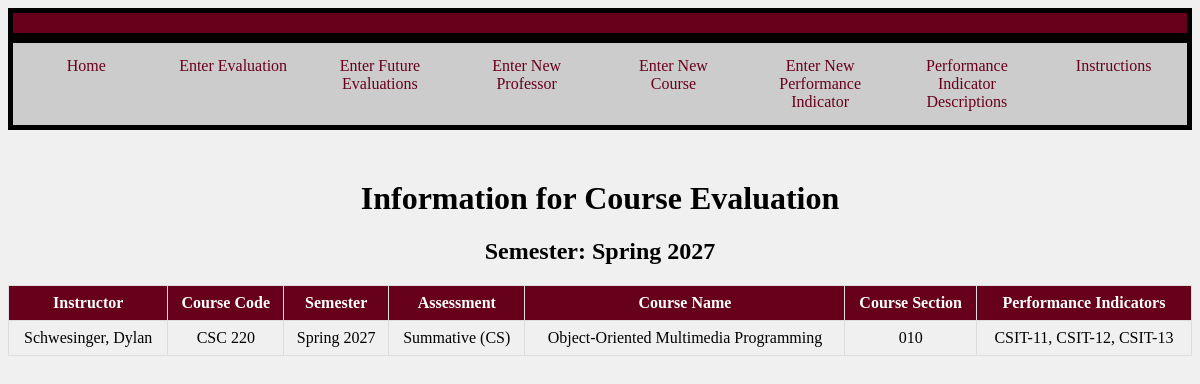
Page /fullSemester.php?semester=Spring 2027 on the committed database.
### tables this page shows
CREATE TABLE "EVAL" (
	"ID"	INTEGER,
	"Instructor"	TEXT,
	"CourseCode"	TEXT,
	"Semester"	TEXT,
	"Assessment"	TEXT,
	"CourseName"	TEXT,
	"CourseSection"	TEXT,
	"PerformanceIndicator"	TEXT,
	PRIMARY KEY("ID" AUTOINCREMENT)
);

### fullSemester.php (the view, shortened to what this page needs)
<?php
try {
    $db = new PDO('sqlite:CSC355.db');
}
catch (Exception $exc){
    echo 'Exception: Cannot connect to the database: ', $exc->getMessage(), "\n";
}
if((isset($_GET['semester']) && isset( $_GET['code']) && isset($_GET['sec']))){
    $semester = $_GET['semester'];
    $code = $_GET['code'];
    $sec = $_GET['sec'];
    $stmt = $db->prepare("SELECT * FROM EVAL WHERE SEMESTER = :semester AND CourseCode = :code AND CourseSection = :sec");
    $stmt->bindParam(':semester', $semester);
    $stmt->bindParam(':code', $code);
    $stmt->bindParam(':sec', $sec);
    $stmt->execute();
    $perfObjective = [];
    while ($row = $stmt->fetch(PDO::FETCH_ASSOC)) {
        $perfObjective[] = $row['PerformanceIndicator'];
    }
    $separateValues = [];
    foreach ($perfObjective as $string){
        $values = explode(',', $string);
        foreach ($values as $value){
            $separateValues[] = $value;
        }
    }
    $stmt2 = $db->prepare("SELECT * FROM EVAL WHERE SEMESTER = :semester AND CourseCode = :code AND CourseSection = :sec");
    $stmt2->bindParam(':semester', $semester);
    $stmt2->bindParam(':code', $code);
    $stmt2->bindParam(':sec', $sec);
    $stmt2->execute();
    echo "<div class='header'></div>
    <div class='navigation'>
        <ul>
            <li><a href='https://unixweb.kutztown.edu/~dclea255/CourseEvaluator/home.php'>Home</a></li>
            <li><a href='https://unixweb.kutztown.edu/~dclea255/CourseEvaluator/Prototype1.php'>Enter Evaluation</a></li>
            <li><a href='#'>Enter Future Evaluations</a></li>
            <li><a href='https://unixweb.kutztown.edu/~dclea255/CourseEvaluator/enterProf.php'>Enter New Professor</a></li>
            <li><a href='#'>Enter New Course</a></li>
            <li><a href='#'>Enter New Performance Indicator</a></li>
            <li><a href='#'>Performance Indicator Descriptions</a></li>
            <li><a href='https://unixweb.kutztown.edu/~irove/instructions.php'>Instructions</a></li>
        </ul>
    </div>";
    echo "<h1 style = 'text-align: center;'>Information for Course Evaluation</h1>";
    echo "<h2 style = 'text-align: center;'>Semester: $semester</h2>";
    echo "<h2 style = 'text-align: center;'>Course Code: $code</h2>";
    echo "<div class='table1'>";
    echo "<table border='1'>
            <tr>
                <th>Instructor</th>
                <th>Course Code</th>
                <th>Semester</th>
                <th>Assessment</th>
                <th>Course Name</th>
                <th>Course Section</th>
            </tr>";
    while ($row = $stmt2->fetch(PDO::FETCH_ASSOC)) {
        echo "<tr>";
            echo "<td>" . $row['Instructor'] . "</td>";
            echo "<td>" . $row['CourseCode'] . "</td>";
            echo "<td>" . $row['Semester'] . "</td>";
            echo "<td>" . $row['Assessment'] . "</td>";
            echo "<td>" . $row['CourseName'] . "</td>";
            echo "<td>" . $row['CourseSection'] . "</td>";
            echo "</tr>";
    }
echo "</table>";
echo "</div>";
$stmt3 = $db->prepare("SELECT StudentNumbers, Major, EvaluationScore FROM StudentTable WHERE ID = (SELECT ID FROM EVAL WHERE SEMESTER = :semester AND CourseCode = :code AND CourseSection = :sec)");
$stmt3->bindParam(':semester', $semester);
$stmt3->bindParam(':code', $code);
$stmt3->bindParam(':sec', $sec);
$stmt3->execute();
$studentEvaluations = [];
while ($row = $stmt3->fetch(PDO::FETCH_ASSOC)) {
    $studentNumber = $row['StudentNumbers'];
    $major = $row['Major'];
    $evaluationScores = explode(',', $row['EvaluationScore']);
    $combinedScores = array_combine($separateValues, $evaluationScores);
    $studentEvaluations[] = [
        'studentNumber' => $studentNumber,
        'major' => $major,
        'scores' => $combinedScores
    ];
}
echo "<div>";
echo "<table border='1'>
        <tr>
            <th>Student Number</th>
            <th>Major</th>";
            foreach ($separateValues as $header){
                echo "<th>$header</th>";
            }
        echo "</tr>";
foreach ($studentEvaluations as $student) {
    echo "<tr>";
        echo "<td>" . $student['studentNumber'] . "</td>";
        echo "<td>" . $student['major'] . "</td>";
        foreach ($separateValues as $indicator) {
            echo "<td>" . $student['scores'][$indicator] . "</td>";
        }
        echo "</tr>";
}
echo "</table>";
echo "</div>";
}
elseif (isset($_GET['semester'])) {
    $semester = $_GET['semester'];
    $stmt = $db->prepare("SELECT * FROM EVAL WHERE SEMESTER = :semester");
    $stmt->bindParam(':semester', $semester);
    $stmt->execute();
    echo "<div class='header'></div>
    <div class='navigation'>
        <ul>
            <li><a href='https://unixweb.kutztown.edu/~dclea255/CourseEvaluator/home.php'>Home</a></li>
            <li><a href='https://unixweb.kutztown.edu/~dclea255/CourseEvaluator/Prototype1.php'>Enter Evaluation</a></li>
            <li><a href='#'>Enter Future Evaluations</a></li>
            <li><a href='https://unixweb.kutztown.edu/~dclea255/CourseEvaluator/enterProf.php'>Enter New Professor</a></li>
            <li><a href='https://unixweb.kutztown.edu/~dclea255/CourseEvaluator/enterCourse.php'>Enter New Course</a></li>
            <li><a href='https://unixweb.kutztown.edu/~dclea255/CourseEvaluator/enterIndicator.php'>Enter New Performance Indicator</a></li>
            <li><a href='#'>Performance Indicator Descriptions</a></li>
            <li><a href='https://unixweb.kutztown.edu/~irove/instructions.php'>Instructions</a></li>
        </ul>
    </div>";
    echo "<h1 style = 'text-align: center;'>Information for Course Evaluation</h1>";
    echo "<h2 style = 'text-align: center;'>Semester: $semester</h2>";
    echo "<table border='1'>
                <tr>
                    <th>Instructor</th>
                    <th>Course Code</th>
                    <th>Semester</th>
                    <th>Assessment</th>
                    <th>Course Name</th>
                    <th>Course Section</th>
                    <th>Performance Indicators</th>
                </tr>";
    while ($row = $stmt->fetch(PDO::FETCH_ASSOC)) {
        echo "<tr>";
            echo "<td>" . $row['Instructor'] . "</td>";
            echo "<td>" . $row['CourseCode'] . "</td>";
            echo "<td>" . $row['Semester'] . "</td>";
            echo "<td>" . $row['Assessment'] . "</td>";
            echo "<td>" . $row['CourseName'] . "</td>";
            echo "<td>" . $row['CourseSection'] . "</td>";
            echo "<td>". $row["PerformanceIndicator"] . "</td>";
            echo "</tr>";
    }
    echo "</table>";
}
?>
<!DOCTYPE html>
<html lang="en">
<head>
</head>
<body>
</body>
</html>

### fullSemester.php (style rules this page uses)
table { width: 100%; margin: 0 auto; border-collapse: collapse; }
td { padding: 20px; border: 1px solid black; text-align: center; }
.navigation { display: flex; justify-content: space-between; background-color: #ccc; overflow: hidden; width: 100%; margin-bottom: 50px; }
.navigation ul { margin: 0; padding: 0; list-style-type: none; overflow: hidden; display: flex; justify-content: space-between; width: 100%; border: 5px solid black; }
.navigation li { width: 25%; }
.navigation li a { display: block; color: #67001a; text-align: center; padding: 14px 16px; text-decoration: none; }
th, td { border: 1px solid #ddd; padding: 8px; text-align: center; }
th { background-color: #67001a; color: white; }
.header { background-color: #67001a; color: white; padding: 10px 0; text-align: center; border: 5px solid black; }
body { background-color: #f0f0f0; }

### rows in the picture
eval: Instructor "Schwesinger, Dylan", CourseCode "CSC 220", Semester "Spring 2027", Assessment "Summative (CS)", CourseName "Object-Oriented Multimedia Programming", CourseSection "010", PerformanceIndicator "CSIT-11, CSIT-12, CSIT-13"

### other values in the picture
$semester "Spring 2027"
